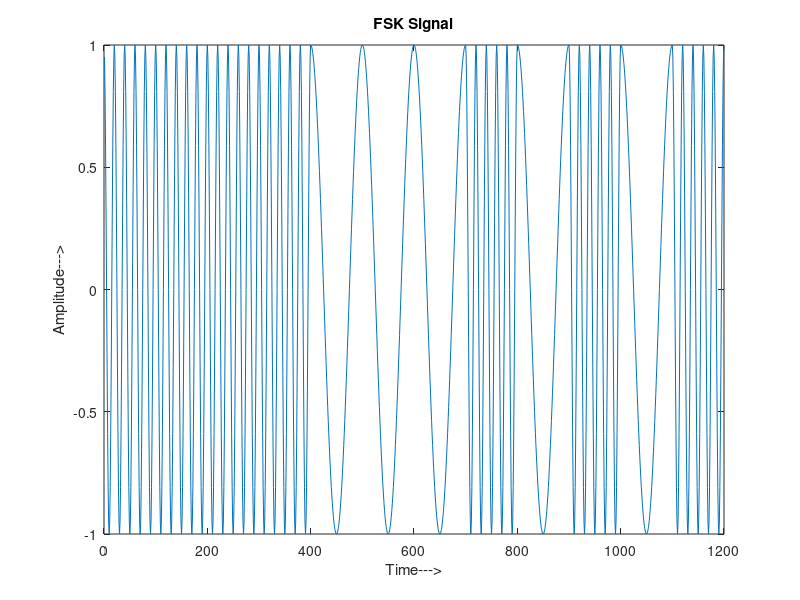

MATLAB code to generate this figure:
% Frequency Shift Keying
clc;
clear;
close all;

a = [1 1 1 1 0 0 0 1 0 1 0 1];
l = length(a);
f1 = 10;
f2 = 50;

for i = 1:l
    for t = (i-1)*100+1:i*100
        if a(i) == 0
            x(t) = cos(2*pi*f1*t/1000);
        else
            x(t) = cos(2*pi*f2*t/1000);
        end
    end
end

plot(x);
title('FSK Signal');
ylabel('Amplitude--->');
xlabel('Time--->');
